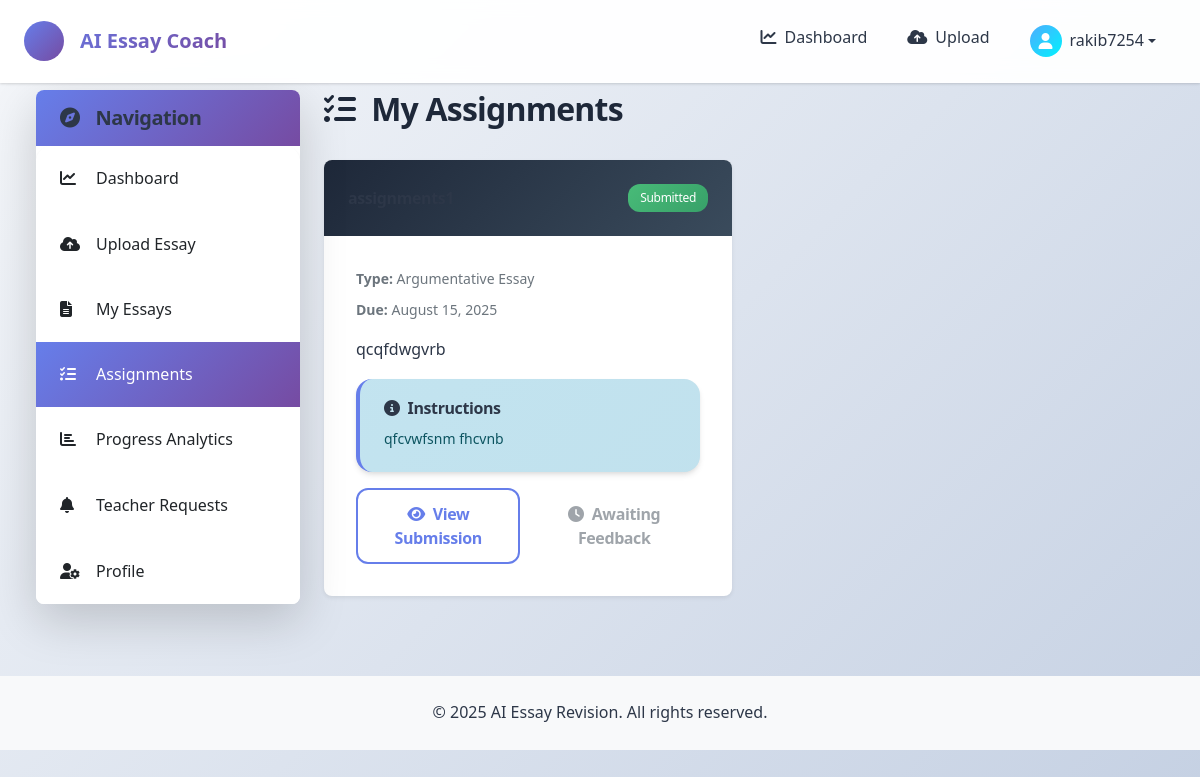
/assignments/student/ (signed in), run on the app's committed database.
### accounts/models.py (models this page shows, shortened)
class CustomUser(AbstractUser):
    ROLE_CHOICES = [
        ('student', 'Student'),
        ('teacher', 'Teacher'),
    ]
    role = models.CharField(max_length=10, choices=ROLE_CHOICES, default='student')
    created_at = models.DateTimeField(auto_now_add=True)
    updated_at = models.DateTimeField(auto_now=True)

### assignments/models.py (models this page shows, shortened)
class Assignment(models.Model):
    ESSAY_TYPE_CHOICES = [
        ('argumentative', 'Argumentative Essay'),
        ('expository', 'Expository Essay'),
        ('narrative', 'Narrative Essay'),
        ('descriptive', 'Descriptive Essay'),
        ('persuasive', 'Persuasive Essay'),
        ('compare_contrast', 'Compare and Contrast Essay'),
        ('cause_effect', 'Cause and Effect Essay'),
        ('process', 'Process Essay'),
        ('definition', 'Definition Essay'),
        ('classification', 'Classification Essay'),
    ]
    teacher = models.ForeignKey(User, on_delete=models.CASCADE, related_name='created_assignments')
    title = models.CharField(max_length=255)
    description = models.TextField()
    essay_type = models.CharField(max_length=50, choices=ESSAY_TYPE_CHOICES)
    due_date = models.DateTimeField()
    max_score = models.FloatField(default=100.0)
    instructions = models.TextField(blank=True)
    rubric = models.JSONField(default=dict, blank=True)
    created_at = models.DateTimeField(auto_now_add=True)
    updated_at = models.DateTimeField(auto_now=True)
    is_active = models.BooleanField(default=True)
    class Meta:
        ordering = ['-created_at']

### assignments/views.py (the view)
# urls.py: path('student/', views.student_assignments, name='student_assignments'),
@login_required
@role_required('student')
def student_assignments(request):
    try:
        teacher_assignments = StudentTeacherAssignment.objects.filter(
            student=request.user
        ).select_related('teacher')
        teacher_ids = [ta.teacher.id for ta in teacher_assignments]
        assignments = Assignment.objects.filter(
            teacher_id__in=teacher_ids,
            is_active=True
        ).order_by('-created_at')
        submissions = AssignmentSubmission.objects.filter(
            student=request.user
        ).select_related('assignment', 'essay_analysis')
        submitted_assignment_ids = {sub.assignment.id for sub in submissions}
        now = timezone.now()
        for assignment in assignments:
            assignment.is_submitted = assignment.id in submitted_assignment_ids
            assignment.submission = next(
                (sub for sub in submissions if sub.assignment.id == assignment.id),
                None
            )
            try:
                assignment.is_overdue = assignment.due_date < now
            except Exception:
                assignment.is_overdue = False
        context = {
            'assignments': assignments,
            'teacher_assignments': teacher_assignments,
            'total_assignments': assignments.count(),
            'submitted_count': len(submitted_assignment_ids),
            'pending_count': assignments.count() - len(submitted_assignment_ids),
        }
        logger.info(f"Student assignments context: assignments count={assignments.count()}, teachers={len(teacher_ids)}")
        return render(request, 'assignments/student/assignments_list.html', context)
    except Exception as e:
        logger.error(f"Error loading student assignments: {e}")
        messages.error(request, 'Error loading assignments.')
        return render(request, 'assignments/student/assignments_list.html', {
            'assignments': [],
            'error': True
        })

### essays/utils.py (called while the page is built)
def role_required(role):
    def decorator(view_func):
        @wraps(view_func)
        @login_required
        def wrapped_view(request, *args, **kwargs):
            if not hasattr(request.user, 'role') or request.user.role != role:
                messages.error(request, f'Access denied. {role.title()} role required.')
                return redirect('accounts:index')
            return view_func(request, *args, **kwargs)
        return wrapped_view
    return decorator

### templates/assignments/student/assignments_list.html (shortened to what this page needs)
{% extends "base.html" %}
{% block content %}
<div class="container-fluid">
    <div class="row">
        <div class="col-lg-3 col-md-4 mb-4">
            <div class="card shadow-lg border-0 sticky-top" style="top: 110px;">
                <div class="card-header bg-gradient-primary text-white py-3">
                    <h5 class="mb-0 fw-bold d-flex align-items-center">
                        <i class="fas fa-compass me-3"></i>Navigation
                    </h5>
                </div>
                <div class="list-group list-group-flush">
                    <a href="{% url 'essays:dashboard' %}" class="list-group-item list-group-item-action border-0 fw-medium">
                        <i class="fas fa-chart-line me-3" style="width: 20px;"></i>Dashboard
                    </a>
                    <a href="{% url 'essays:upload' %}" class="list-group-item list-group-item-action border-0 fw-medium">
                        <i class="fas fa-cloud-upload-alt me-3" style="width: 20px;"></i>Upload Essay
                    </a>
                    <a href="{% url 'essays:essays_list' %}" class="list-group-item list-group-item-action border-0 fw-medium">
                        <i class="fas fa-file-alt me-3" style="width: 20px;"></i>My Essays
                    </a>
                    <a href="{% url 'assignments:student_assignments' %}" class="list-group-item list-group-item-action active border-0 fw-medium">
                        <i class="fas fa-tasks me-3" style="width: 20px;"></i>Assignments
                    </a>
                    <a href="{% url 'essays:progress' %}" class="list-group-item list-group-item-action border-0 fw-medium">
                        <i class="fas fa-chart-bar me-3" style="width: 20px;"></i>Progress Analytics
                    </a>
                    <a href="{% url 'accounts:profile' %}" class="list-group-item list-group-item-action border-0 fw-medium">
                        <i class="fas fa-bell me-3" style="width: 20px;"></i>Teacher Requests
                    </a>
                    <a href="{% url 'accounts:profile' %}" class="list-group-item list-group-item-action border-0 fw-medium">
                        <i class="fas fa-user-cog me-3" style="width: 20px;"></i>Profile
                    </a>
                </div>
            </div>
        </div>
        <div class="col-lg-9 col-md-8">
            <div class="d-flex justify-content-between align-items-center mb-4">
                <h2 class="fw-bold" style="color: #1e2839;">
                    <i class="fas fa-tasks me-3"></i>My Assignments
                </h2>
            </div>
            <div class="row">
                {% for assignment in assignments %}
                    <div class="col-lg-6 mb-4">
                        <div class="card shadow-sm border-0 h-100">
                            <div class="card-header d-flex justify-content-between align-items-center"
                                 style="background: linear-gradient(135deg, #1e2839 0%, #3a4b5c 100%); color: white;">
                                <h6 class="mb-0 fw-bold">{{ assignment.title }}</h6>
                                <span class="badge {% if assignment.is_submitted %}bg-success{% else %}bg-warning{% endif %}">
                                    {% if assignment.is_submitted %}Submitted{% else %}Pending{% endif %}
                                </span>
                            </div>
                            <div class="card-body">
                                <p class="text-muted small mb-2">
                                    <strong>Type:</strong> {{ assignment.get_essay_type_display }}
                                </p>
                                <p class="text-muted small mb-3">
                                    <strong>Due:</strong> {{ assignment.due_date|date:"F d, Y" }}
                                </p>
                                <p class="mb-3">{{ assignment.description|truncatewords:20 }}</p>
                                {% if assignment.instructions %}
                                    <div class="alert alert-info">
                                        <h6><i class="fas fa-info-circle me-2"></i>Instructions</h6>
                                        <small>{{ assignment.instructions|truncatewords:15 }}</small>
                                    </div>
                                {% endif %}
                                <div class="d-grid gap-2 d-md-flex justify-content-md-end">
                                    {% if assignment.is_submitted %}
                                        {% if assignment.submission %}
                                            <a href="{% url 'essays:view_essay' assignment.submission.essay_analysis.id %}"
                                               class="btn btn-outline-primary">
                                                <i class="fas fa-eye me-2"></i>View Submission
                                            </a>
                                            {% if assignment.submission.teacher_feedback %}
                                                <a href="{% url 'essays:view_essay' assignment.submission.essay_analysis.id %}"
                                                   class="btn btn-success">
                                                    <i class="fas fa-comment me-2"></i>View Feedback
                                                </a>
                                            {% else %}
                                                <button class="btn btn-outline-secondary" disabled>
                                                    <i class="fas fa-clock me-2"></i>Awaiting Feedback
                                                </button>
                                            {% endif %}
                                        {% endif %}
                                    {% else %}
                                        <a href="{% url 'assignments:submit_assignment' assignment.id %}"
                                           class="btn btn-primary">
                                            <i class="fas fa-upload me-2"></i>Submit Essay
                                        </a>
                                    {% endif %}
                                </div>
                            </div>
                        </div>
                    </div>
                {% endfor %}
            </div>
        </div>
    </div>
</div>
{% endblock %}

### templates/base.html (shortened to what this page needs)
<!DOCTYPE html>
<html lang="en">
<head>
    <link href="https://cdn.jsdelivr.net/npm/bootstrap@5.1.3/dist/css/bootstrap.min.css" rel="stylesheet">
    <link href="https://cdnjs.cloudflare.com/ajax/libs/font-awesome/6.4.0/css/all.min.css" rel="stylesheet">
    {% load static %}
    <link href="{% static 'css/style.css' %}" rel="stylesheet">
</head>
<body class="animate-fade-in">
    <nav class="navbar navbar-expand-lg fixed-top" role="navigation" aria-label="Main navigation">
        <div class="container-fluid px-4">
            <a class="navbar-brand d-flex align-items-center" href="{% url 'accounts:index' %}" aria-label="AI Essay Revision - Home">
                <div class="d-flex align-items-center justify-content-center rounded-circle me-3"
                     style="width: 40px; height: 40px; background: var(--primary-gradient);">
                    <i class="fas fa-graduation-cap text-white" aria-hidden="true"></i>
                </div>
                <span class="fw-bold">
                    <span class="d-none d-sm-inline">AI Essay Coach</span>
                </span>
            </a>
            <div class="collapse navbar-collapse" id="navbarNav">
                <ul class="navbar-nav ms-auto" role="menubar">
                    {% if user.is_authenticated %}
                        {% if user.role == 'student' %}
                            <li class="nav-item" role="none">
                                <a class="nav-link px-3" href="{% url 'essays:dashboard' %}" role="menuitem" aria-label="Student Dashboard">
                                    <i class="fas fa-chart-line me-2" aria-hidden="true"></i>Dashboard
                                </a>
                            </li>
                            <li class="nav-item" role="none">
                                <a class="nav-link px-3" href="{% url 'essays:upload' %}" role="menuitem" aria-label="Upload Essay for Analysis">
                                    <i class="fas fa-cloud-upload-alt me-2" aria-hidden="true"></i>Upload
                                </a>
                            </li>
                        {% endif %}
                        <li class="nav-item dropdown" role="none">
                            <a class="nav-link dropdown-toggle px-3 d-flex align-items-center" href="#" id="navbarDropdown" role="button" data-bs-toggle="dropdown"
                               aria-expanded="false" aria-haspopup="true" aria-label="User menu for {{ user.username }}">
                                <div class="rounded-circle me-2 d-flex align-items-center justify-content-center"
                                     style="width: 32px; height: 32px; background: var(--accent-gradient);">
                                    <i class="fas fa-user text-white" aria-hidden="true"></i>
                                </div>
                                <span class="fw-medium">{{ user.username }}</span>
                            </a>
                        </li>
                    {% endif %}
                </ul>
            </div>
        </div>
    </nav>
    <main class="container-fluid px-4" id="main-content" role="main" aria-label="Main content" style="margin-top: 90px;">
        {% block content %}{% endblock %}
    </main>
    <footer class="mt-5 py-4" style="background-color: #f8f9fa;" role="contentinfo" aria-label="Site footer">
        <div class="container text-center">
            <p class="mb-0">&copy; 2025 AI Essay Revision. All rights reserved.</p>
        </div>
    </footer>
</body>
</html>

### data on the page
CustomUser: username "rakib7254"
Assignment: shows "Submitted", essay_type "Argumentative Essay", due_date "August 15, 2025", description "qcqfdwgvrb", instructions "qfcvwfsnm fhcvnb", shows "View Submission", shows "Awaiting Feedback"
